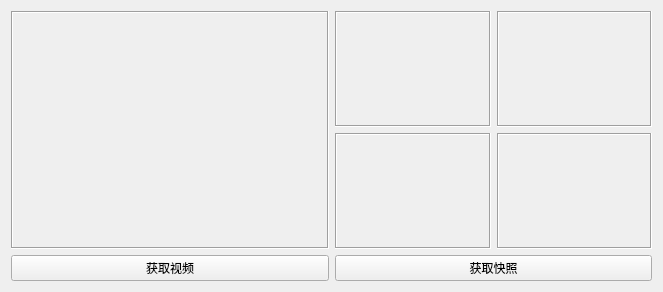
<?xml version="1.0" encoding="UTF-8"?>
<ui version="4.0">
 <class>Widget</class>
 <widget class="QWidget" name="Widget">
  <property name="geometry">
   <rect>
    <x>0</x>
    <y>0</y>
    <width>663</width>
    <height>292</height>
   </rect>
  </property>
  <property name="windowTitle">
   <string>远程视频监控系统</string>
  </property>
  <layout class="QGridLayout" name="gridLayout_2">
   <item row="0" column="0">
    <widget class="QLabel" name="labelMjpg">
     <property name="frameShape">
      <enum>QFrame::Box</enum>
     </property>
     <property name="frameShadow">
      <enum>QFrame::Sunken</enum>
     </property>
     <property name="text">
      <string/>
     </property>
    </widget>
   </item>
   <item row="0" column="1">
    <layout class="QGridLayout" name="gridLayout">
     <item row="0" column="0">
      <widget class="QLabel" name="labelJpeg1">
       <property name="frameShape">
        <enum>QFrame::Box</enum>
       </property>
       <property name="frameShadow">
        <enum>QFrame::Sunken</enum>
       </property>
       <property name="text">
        <string/>
       </property>
      </widget>
     </item>
     <item row="0" column="1">
      <widget class="QLabel" name="labelJpeg2">
       <property name="frameShape">
        <enum>QFrame::Box</enum>
       </property>
       <property name="frameShadow">
        <enum>QFrame::Sunken</enum>
       </property>
       <property name="text">
        <string/>
       </property>
      </widget>
     </item>
     <item row="1" column="0">
      <widget class="QLabel" name="labelJpeg3">
       <property name="frameShape">
        <enum>QFrame::Box</enum>
       </property>
       <property name="frameShadow">
        <enum>QFrame::Sunken</enum>
       </property>
       <property name="text">
        <string/>
       </property>
      </widget>
     </item>
     <item row="1" column="1">
      <widget class="QLabel" name="labelJpeg4">
       <property name="frameShape">
        <enum>QFrame::Box</enum>
       </property>
       <property name="frameShadow">
        <enum>QFrame::Sunken</enum>
       </property>
       <property name="text">
        <string/>
       </property>
      </widget>
     </item>
    </layout>
   </item>
   <item row="1" column="0">
    <widget class="QPushButton" name="btnGetMjpg">
     <property name="text">
      <string>获取视频</string>
     </property>
    </widget>
   </item>
   <item row="1" column="1">
    <widget class="QPushButton" name="btnGetJpeg">
     <property name="text">
      <string>获取快照</string>
     </property>
    </widget>
   </item>
  </layout>
 </widget>
 <resources/>
 <connections/>
</ui>
